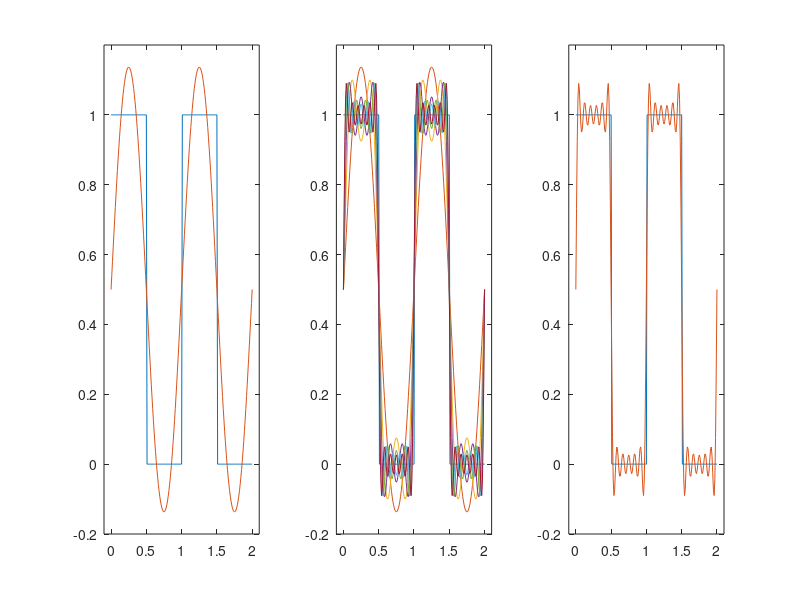

MATLAB code to generate this figure:
% Señales de Fourier
% Señal cuadrada
clear;
clc;
% Intervalo de tiempo
Ts=0.01;
t=0:Ts:2;
n=2/Ts;
% Pulsos cuadrados
x = [ones(1,(n/4)+1), zeros(1,(n/4)), ones(1,(n/4)), zeros(1,(n/4))];
%Serie de Fourier
f=1;
w=2*pi*f;
F1=0.5+(2/(1*pi))*sin(1*w*t);
F3=F1+(2/(3*pi))*sin(3*w*t);
F5=F3+(2/(5*pi))*sin(5*w*t);
F7=F5+(2/(7*pi))*sin(7*w*t);
F9=F7+(2/(9*pi))*sin(9*w*t);
F11=F9+(2/(11*pi))*sin(11*w*t);
% Mostrar resultados
subplot(1,3,1);
plot(t,x,t,F1);
axis([-0.1 2.1 -0.2 1.2]);
subplot(1,3,2);
plot(t,x,t,F1);
plot(t,x,t,F1,t,F3,t,F5,t,F7,t,F9,t,F11);
axis([-0.1 2.1 -0.2 1.2]);
subplot(1,3,3);
plot(t,x,t,F11);
axis([-0.1 2.1 -0.2 1.2]);
